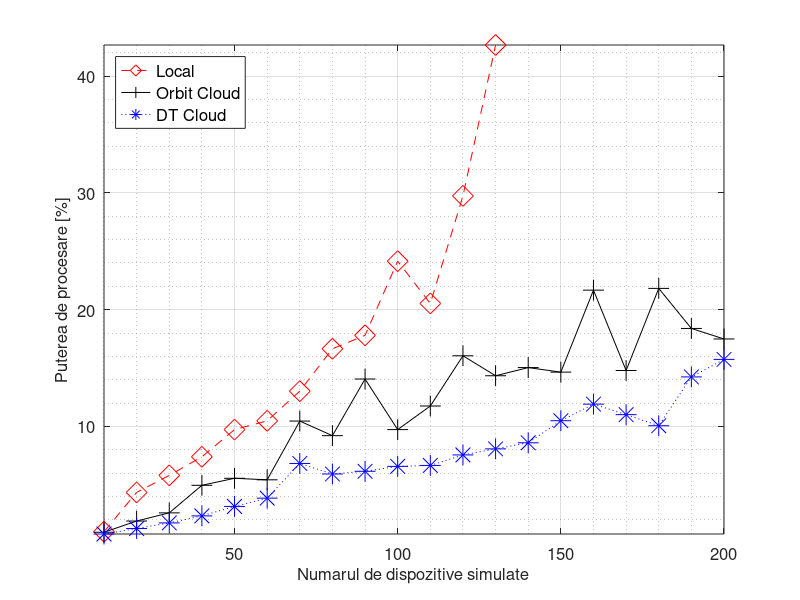
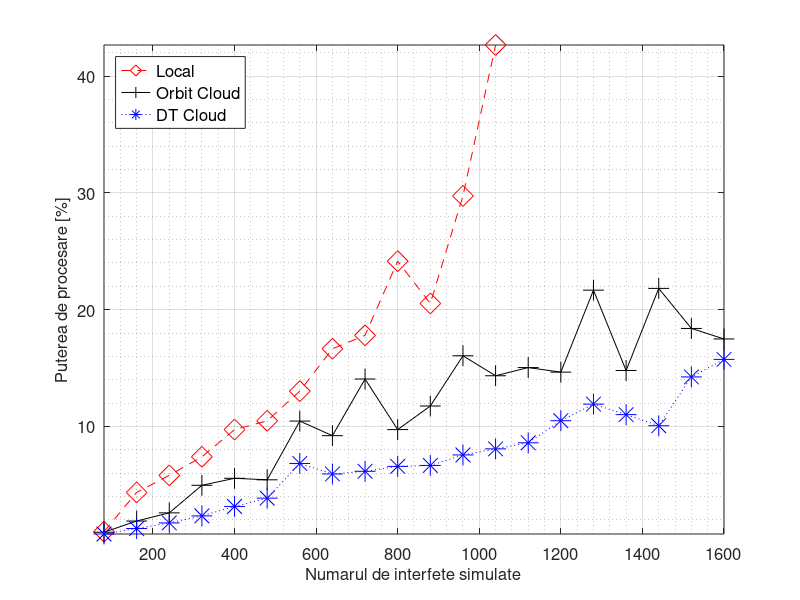
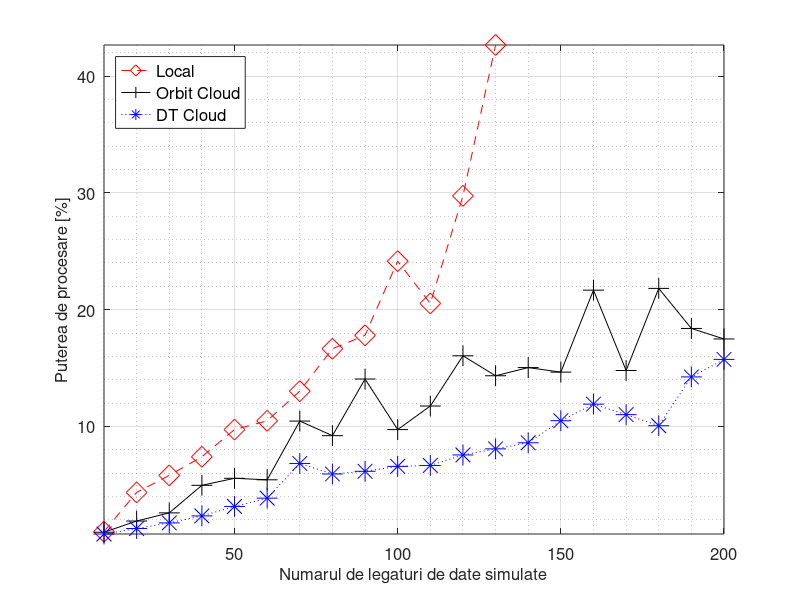

Reproduce these figures in MATLAB, in order.
nes = [10:10:200]
intfs = [80:80:1600]
links = [10:10:200]

local_percent = [0.0099,0.0435,0.0581,0.074,0.0973,0.1048,0.1302,0.1665,0.178,0.2415,0.2053,0.2974,0.4266,NaN,NaN,NaN,NaN,NaN,NaN,NaN]
orbit_percent = [0.0094,0.019,0.026,0.0496,0.0556,0.0543,0.1046,0.0921,0.1406,0.0973,0.1175,0.1605,0.1434,0.1504,0.1465,0.2167,0.1479,0.2182,0.1839,0.1749]
dt_percent = [0.0079,0.0126,0.0174,0.0234,0.0315,0.0386,0.0683,0.0593,0.0616,0.0658,0.0666,0.0756,0.0808,0.086,0.1049,0.1191,0.1101,0.1006,0.1424,0.1574]

local = local_percent * 100
orbit = orbit_percent * 100
dt = dt_percent * 100

figure(1)
plot(nes,local, '--dr', 'markersize', 15, nes, orbit, '-+k', 'markersize', 15, nes, dt, ':*b', 'markersize', 15)
set(gca, "fontsize", 12)

xlabel('Numarul de dispozitive simulate', "fontsize", 12)
grid on
grid minor on
ylabel('Puterea de procesare [%]', "fontsize", 12)
leg = legend('Local','Orbit Cloud','DT Cloud', "location", 'northwest')
set(leg, "fontsize", 12)
axis('tight')

#la = num2str(local(:));
#lb = cellstr(la);
#lc = strtrim(lb);

#oa = num2str(orbit(:));
#ob = cellstr(oa);
#oc = strtrim(ob);

#da = num2str(dt(:));
#db = cellstr(da);
#dc = strtrim(db);

#text(nes, local, lc)
#text(nes, orbit, oc)
#text(nes, dt, dc)

figure(2)
plot(intfs,local, '--dr', 'markersize', 15, intfs, orbit, '-+k', 'markersize', 15, intfs, dt, ':*b', 'markersize', 15)
set(gca, "fontsize", 12)

xlabel('Numarul de interfete simulate', "fontsize", 12)
grid on
grid minor on
ylabel('Puterea de procesare [%]', "fontsize", 12)
leg = legend('Local','Orbit Cloud','DT Cloud', "location", 'northwest')
set(leg, "fontsize", 12)
axis('tight')

#la = num2str(local(:));
#lb = cellstr(la);
#lc = strtrim(lb);

#oa = num2str(orbit(:));
#ob = cellstr(oa);
#oc = strtrim(ob);

#da = num2str(dt(:));
#db = cellstr(da);
#dc = strtrim(db);

#text(intfs, local, lc)
#text(intfs, orbit, oc)
#text(intfs, dt, dc)

figure(3)
plot(links,local, '--dr', 'markersize', 15, links, orbit, '-+k', 'markersize', 15, links, dt, ':*b', 'markersize', 15)
set(gca, "fontsize", 12)

xlabel('Numarul de legaturi de date simulate', "fontsize", 12)
grid on
grid minor on
ylabel('Puterea de procesare [%]', "fontsize", 12)
leg = legend('Local','Orbit Cloud','DT Cloud', "location", 'northwest')
set(leg, "fontsize", 12)
axis('tight')

#la = num2str(local(:));
#lb = cellstr(la);
#lc = strtrim(lb);

#oa = num2str(orbit(:));
#ob = cellstr(oa);
#oc = strtrim(ob);

#da = num2str(dt(:));
#db = cellstr(da);
#dc = strtrim(db);

#text(links, local, lc)
#text(links, orbit, oc)
#text(links, dt, dc)
